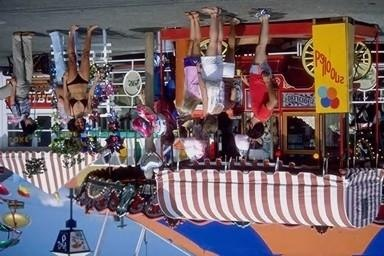
#> input picture aula8/Beach1_inv.jpg, 384 x 256 px; its folder holds 4 pictures in this run
$ jupyter execute --allow-errors aula8.ipynb
#> lines starting #> are read from the running program, lines starting #| are printed output that depends on the picture
## Extração de características
### Invertendo imagens

[cell 1]
import os
import cv2
import numpy as np
import matplotlib.pyplot as plt

# Vetor com o nome de todos os arquivos que terminam com '.jpg'
files_path = [os.path.abspath(x) for x in os.listdir('./') if x.endswith('.jpg')]
print(files_path)

[cell 2]
diretorio, arquivo = path, filename = os.path.split(files_path[0])
print(arquivo)

[cell 3]
# Salva novas imagens invertidas com o nome adicionado com '_inv'
for i in files_path:
    diretorio, arquivo = path, filename = os.path.split(i)
    print(arquivo)
    imagem = cv2.imread(arquivo)
#> imagem is the input picture: shape (256, 384, 3); mean B, G, R 102.3, 97.5, 113.2
    a = arquivo.split('.')
    imagemEspelhada = imagem[::-1,:,:]
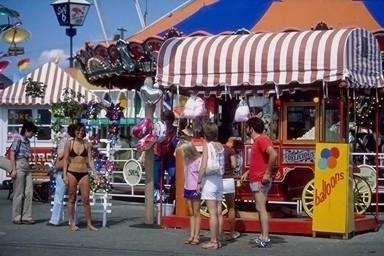
#> imagemEspelhada: shape (256, 384, 3); mean B, G, R 102.3, 97.5, 113.2
    cv2.imwrite(a[0]+'_inv.jpg', imagemEspelhada)
#> pass 2 of the loop `for i in files_path:`:
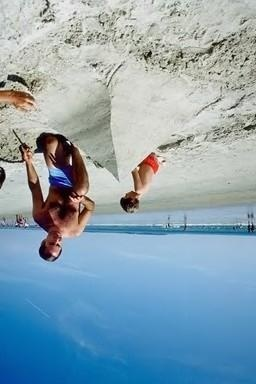
#> input picture aula8/Beach2_inv.jpg, 256 x 384 px
#> imagem is the input picture: shape (384, 256, 3); mean B, G, R 178.6, 163.8, 138.2
#> `imagemEspelhada = imagem[::-1,:,:]`:
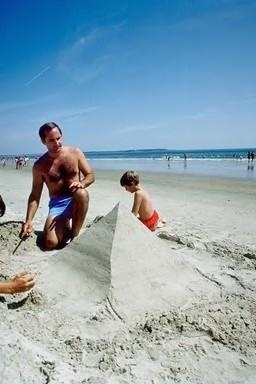
#> imagemEspelhada: shape (384, 256, 3); mean B, G, R 178.6, 163.8, 138.2
#> pass 3 of the loop `for i in files_path:`:
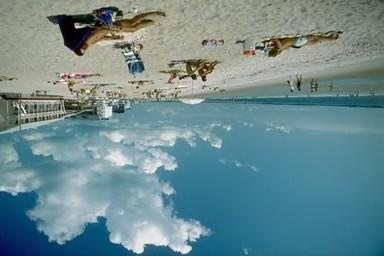
#> input picture aula8/Beach3_inv.jpg, 384 x 256 px
#> imagem is the input picture: shape (256, 384, 3); mean B, G, R 143.1, 138.6, 108.3
#> `imagemEspelhada = imagem[::-1,:,:]`:
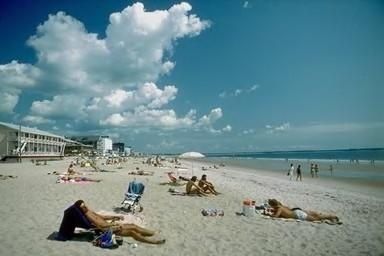
#> imagemEspelhada: shape (256, 384, 3); mean B, G, R 143.1, 138.6, 108.3
#> the loop made 4 passes; the first 3 are shown

# plt.imshow(imagem)
# plt.show()
# plt.imshow(imagemInvertida)
